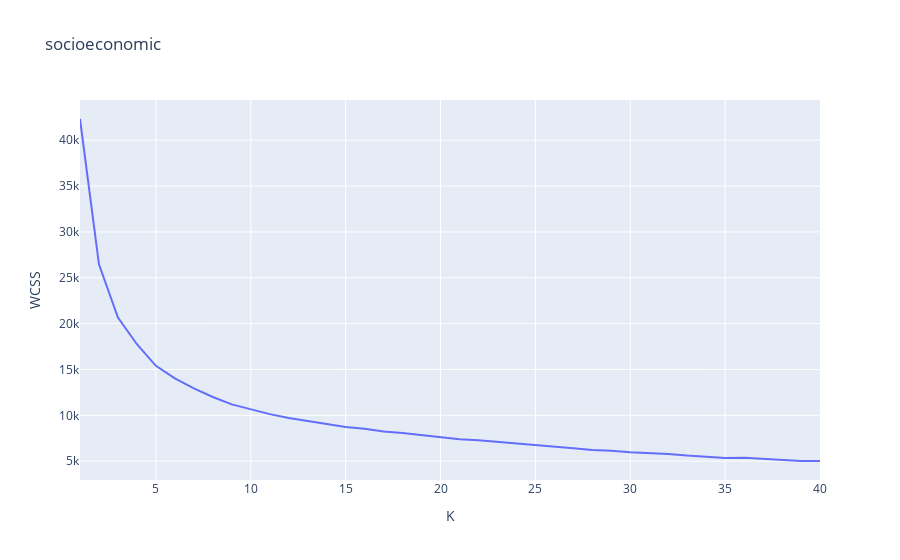
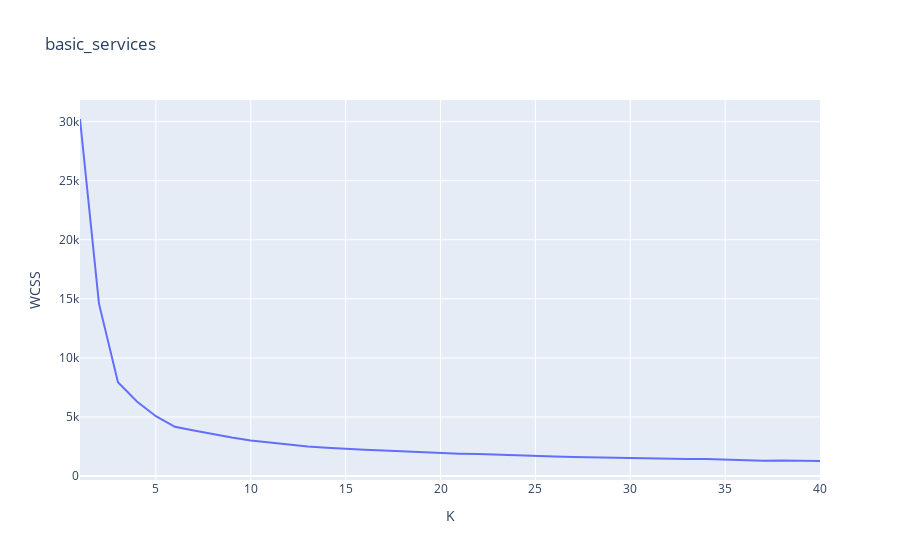
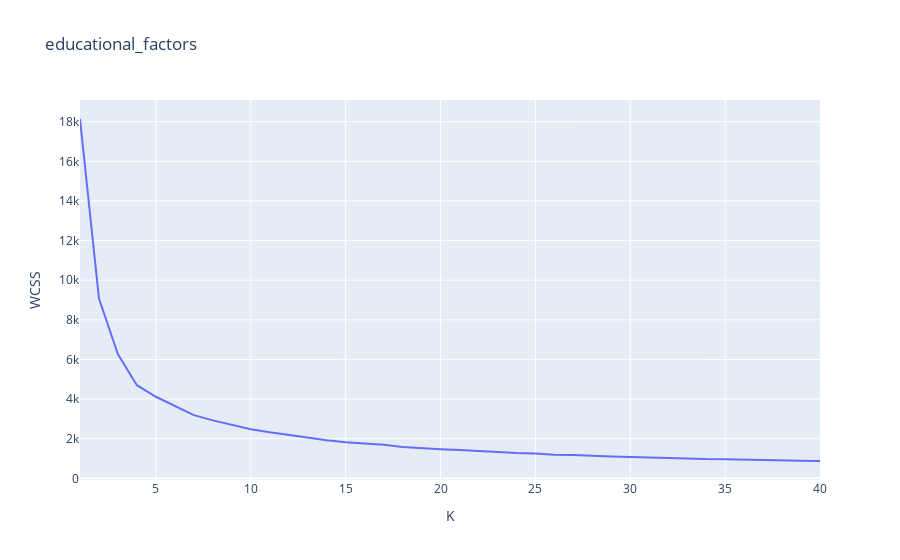

Here is the notebook cell these charts were saved with, in order:
### Code cell
for c_name,c_value in clusters.items():
    K = elbowMethod(c_value[0], c_name)
    c_value = (c_value[0],K)

### Figure 1 — Plotly figure (JSON) as saved in the notebook; plotly's stock layout.template omitted (floating-point values rounded to 4 significant figures)
{"data": [{"hovertemplate": "K=%{x}<br>WCSS=%{y}<extra></extra>", "legendgroup": "", "line": {"color": "#636efa", "dash": "solid"}, "marker": {"symbol": "circle"}, "mode": "lines", "name": "", "orientation": "v", "showlegend": false, "type": "scatter", "x": [1, 2, 3, 4, 5, 6, 7, 8, 9, 10, 11, 12, 13, 14, 15, 16, 17, 18, 19, 20, 21, 22, 23, 24, 25, 26, 27, 28, 29, 30, 31, 32, 33, 34, 35, 36, 37, 38, 39, 40], "xaxis": "x", "y": [42310.0, 26470.0, 20670.0, 17750.0, 15400.0, 14030.0, 12930.0, 12000.0, 11190.0, 10640.0, 10130.0, 9701.0, 9396.0, 9070.0, 8727.0, 8535.0, 8238.0, 8068.0, 7835.0, 7634.0, 7398.0, 7270.0, 7111.0, 6871.0, 6744.0, 6608.0, 6413.0, 6207.0, 6135.0, 5978.0, 5883.0, 5789.0, 5609.0, 5463.0, 5353.0, 5361.0, 5264.0, 5185.0, 5029.0, 5017.0], "yaxis": "y"}], "layout": {"legend": {"tracegroupgap": 0}, "title": {"text": "socioeconomic"}, "xaxis": {"anchor": "y", "domain": [0, 1], "title": {"text": "K"}}, "yaxis": {"anchor": "x", "domain": [0, 1], "title": {"text": "WCSS"}}}}

### Figure 2 — Plotly figure (JSON) as saved in the notebook; plotly's stock layout.template omitted (floating-point values rounded to 4 significant figures)
{"data": [{"hovertemplate": "K=%{x}<br>WCSS=%{y}<extra></extra>", "legendgroup": "", "line": {"color": "#636efa", "dash": "solid"}, "marker": {"symbol": "circle"}, "mode": "lines", "name": "", "orientation": "v", "showlegend": false, "type": "scatter", "x": [1, 2, 3, 4, 5, 6, 7, 8, 9, 10, 11, 12, 13, 14, 15, 16, 17, 18, 19, 20, 21, 22, 23, 24, 25, 26, 27, 28, 29, 30, 31, 32, 33, 34, 35, 36, 37, 38, 39, 40], "xaxis": "x", "y": [30230.0, 14590.0, 7937.0, 6312.0, 5060.0, 4168.0, 3856.0, 3532.0, 3255.0, 3006.0, 2830.0, 2619.0, 2495.0, 2396.0, 2290.0, 2218.0, 2152.0, 2073.0, 2004.0, 1936.0, 1894.0, 1855.0, 1799.0, 1719.0, 1677.0, 1652.0, 1617.0, 1580.0, 1545.0, 1504.0, 1515.0, 1426.0, 1431.0, 1443.0, 1381.0, 1330.0, 1294.0, 1313.0, 1305.0, 1270.0], "yaxis": "y"}], "layout": {"legend": {"tracegroupgap": 0}, "title": {"text": "basic_services"}, "xaxis": {"anchor": "y", "domain": [0, 1], "title": {"text": "K"}}, "yaxis": {"anchor": "x", "domain": [0, 1], "title": {"text": "WCSS"}}}}

### Figure 3 — Plotly figure (JSON) as saved in the notebook; plotly's stock layout.template omitted (floating-point values rounded to 4 significant figures)
{"data": [{"hovertemplate": "K=%{x}<br>WCSS=%{y}<extra></extra>", "legendgroup": "", "line": {"color": "#636efa", "dash": "solid"}, "marker": {"symbol": "circle"}, "mode": "lines", "name": "", "orientation": "v", "showlegend": false, "type": "scatter", "x": [1, 2, 3, 4, 5, 6, 7, 8, 9, 10, 11, 12, 13, 14, 15, 16, 17, 18, 19, 20, 21, 22, 23, 24, 25, 26, 27, 28, 29, 30, 31, 32, 33, 34, 35, 36, 37, 38, 39, 40], "xaxis": "x", "y": [18140.0, 9076.0, 6258.0, 4701.0, 4117.0, 3662.0, 3188.0, 2927.0, 2699.0, 2482.0, 2321.0, 2194.0, 2036.0, 1927.0, 1823.0, 1747.0, 1698.0, 1580.0, 1544.0, 1472.0, 1428.0, 1365.0, 1321.0, 1274.0, 1258.0, 1187.0, 1175.0, 1129.0, 1105.0, 1079.0, 1046.0, 1020.0, 996.5, 971.3, 969.8, 943.4, 921.3, 904.9, 892.8, 875.7], "yaxis": "y"}], "layout": {"legend": {"tracegroupgap": 0}, "title": {"text": "educational_factors"}, "xaxis": {"anchor": "y", "domain": [0, 1], "title": {"text": "K"}}, "yaxis": {"anchor": "x", "domain": [0, 1], "title": {"text": "WCSS"}}}}
